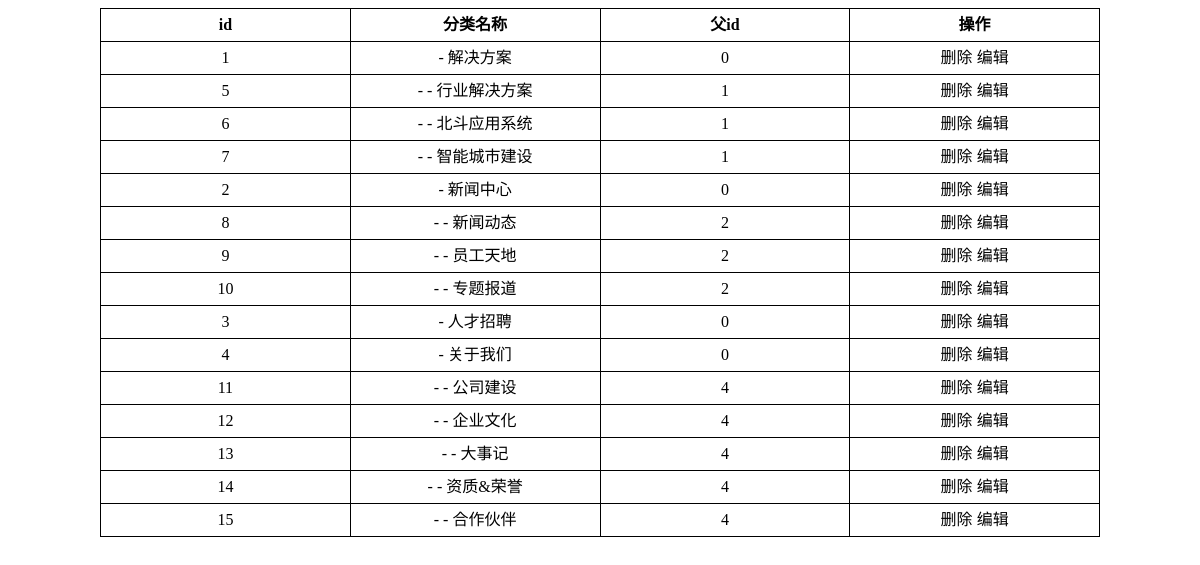
The app's page /main/showCategory.php (signed in) with its own data.
### tables this page shows
CREATE TABLE IF NOT EXISTS `category` (
  `cid` int(11) NOT NULL AUTO_INCREMENT,
  `cname` varchar(255) NOT NULL,
  `pid` int(11) NOT NULL,
  PRIMARY KEY (`cid`)
);

### public/function.php (the view, shortened to what this page needs)
<?php
    class abc
    {
        function abc()
        {
            $this->str = "";
        }
        function table($pid, $flag, $table, $db)
        {
            $sql = "select * from $table where pid=".$pid;
            $result = $db->query($sql);
            $strflag=str_repeat("- ",$flag);
            $flag=$flag+1;
            while ($row = $result->fetch_assoc()) {
                $cid = $row["cid"];
                $pid=$row["pid"];
                $cname=$row["cname"];
                $this->str .= "<tr>
                    <td>$cid</td>
                    <td>{$strflag}{$cname}</td>
                    <td>$pid</td>
                    <td>
                        <a href='delCategory.php?id=$cid'>删除</a>
                        <a href='editCategory.php?id=$cid'>编辑</a>
                    </td>
                </tr>";
                $sql1="select * from $table where pid=".$cid;
                $result1=$db->query($sql1);
                if($result1->fetch_assoc()){
                    $this->table($cid,$flag,$table,$db);
                }
            }
        }
    }
?>

### main/showCategory.php (shortened to what this page needs)
<?php
    include "../public/db.php";
    include "../public/function.php";
?>
<!doctype html>
<html lang="en">
<head>
</head>
<body>
    <table>
        <tr>
            <th>id</th>
            <th>分类名称</th>
            <th>父id</th>
            <th>操作</th>
        </tr>
        <?php
            $table=new abc();
            $table->table(0,1,"category",$db);
            echo $table->str;
        ?>
    </table>
</body>
</html>

### main/showCategory.php (style rules this page uses)
table { width:1000px; margin: auto; border: 1px solid #000000; border-collapse: collapse; }
td,th { width: 15%; height: 30px; text-align: center; line-height: 30px; border: 1px solid #000000; border-top:0; }
a { color: #000; text-decoration: none; }

### records on screen
category: cid "1", cname "解决方案", pid "0"
category: cid "5", cname "行业解决方案", pid "1"
category: cid "6", cname "北斗应用系统", pid "1"
category: cid "7", cname "智能城市建设", pid "1"
category: cid "2", cname "新闻中心", pid "0"
category: cid "8", cname "新闻动态", pid "2"
category: cid "9", cname "员工天地", pid "2"
category: cid "10", cname "专题报道", pid "2"
category: cid "3", cname "人才招聘", pid "0"
category: cid "4", cname "关于我们", pid "0"
category: cid "11", cname "公司建设", pid "4"
category: cid "12", cname "企业文化", pid "4"
category: cid "13", cname "大事记", pid "4"
category: cid "14", cname "资质&荣誉", pid "4"
category: cid "15", cname "合作伙伴", pid "4"

### other values on screen
$strflag "- - - - - - - - - - - - - - - - - - - - - - - - - -"
